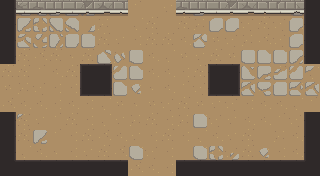

A 2D game scene composited from a Tiled map and its tileset images. What follows is a short description and the map's XML, with every tile layer's data as written:
An orthogonal 20x11 tile map with 16x16 px tiles, 6 tile layers (ground, dressing, decor, walls, ...), 3 tilesets and 12 objects (5x ENTRY, 5x ENEMY, 2x PROP).

<map version="1.10" tiledversion="1.10.2" orientation="orthogonal" renderorder="right-down" width="20" height="11" tilewidth="16" tileheight="16" infinite="0" nextlayerid="8" nextobjectid="13">
 <tileset firstgid="1" name="wall" tilewidth="16" tileheight="16" tilecount="176" columns="11">
  <image source="../../../gfx/tiles/crypt/walls_floor.png" width="176" height="256" />
 </tileset>
 <tileset firstgid="177" name="slabs" tilewidth="16" tileheight="16" tilecount="207" columns="9">
  <image source="../../../gfx/tiles/crypt/slabs.png" width="144" height="368" />
 </tileset>
 <tileset firstgid="384" name="objects" tilewidth="16" tileheight="16" tilecount="384" columns="24">
  <image source="../../../gfx/tiles/crypt/objects.png" width="384" height="256" />
 </tileset>
 <layer id="1" name="ground" width="20" height="11">
  <data encoding="csv">
358,333,359,347,344,352,162,157,161,162,164,164,347,159,156,151,152,159,330,333,
332,380,383,348,360,381,157,162,156,163,162,163,157,347,347,158,163,158,342,330,
352,362,363,366,337,339,163,164,160,163,163,159,353,152,158,157,151,158,347,381,
151,163,151,163,153,163,361,367,333,159,156,152,164,163,152,338,341,339,357,360,
163,163,161,159,163,153,374,368,341,159,159,160,163,151,163,375,349,376,368,372,
152,157,158,160,160,156,334,341,370,153,159,161,158,162,160,356,378,345,354,356,
151,159,159,160,159,160,156,152,153,152,158,163,152,164,158,160,159,159,156,161,
339,364,164,161,163,160,156,164,157,163,160,157,336,158,164,159,159,161,158,163,
158,163,380,161,160,163,151,159,164,160,163,160,156,159,164,163,162,157,159,163,
162,156,159,153,160,164,163,151,330,158,160,162,330,383,374,163,370,160,159,163,
151,153,158,157,151,151,375,164,151,159,160,162,332,359,355,161,158,152,164,163
</data>
 </layer>
 <layer id="2" name="dressing" width="20" height="11">
  <data encoding="csv">
0,0,0,0,0,0,0,0,0,0,0,0,0,0,0,0,0,0,0,0,
0,0,0,0,0,0,0,0,0,0,0,0,0,0,0,0,0,0,0,0,
0,0,0,0,0,0,0,0,0,0,0,0,0,0,0,0,0,0,0,0,
0,0,0,0,0,0,0,0,0,0,0,0,0,0,0,0,0,0,0,0,
0,0,0,0,0,0,0,0,0,0,0,0,0,0,0,0,0,0,0,0,
0,0,0,0,0,0,0,0,0,0,0,0,0,0,0,0,0,0,0,0,
0,0,0,0,0,0,0,0,0,0,0,0,0,0,0,0,0,0,0,0,
0,0,0,0,0,0,0,0,0,0,0,0,0,0,0,0,0,0,0,0,
0,0,0,0,0,0,0,0,0,0,0,0,0,0,0,0,0,0,0,0,
0,0,0,0,0,0,0,0,0,0,0,0,0,0,0,0,0,0,0,0,
0,0,0,0,0,0,0,0,0,0,0,0,0,0,0,0,0,0,0,0
</data>
 </layer>
 <layer id="3" name="decor" width="20" height="11">
  <data encoding="csv">
0,0,0,0,0,0,0,0,0,0,0,0,0,0,0,0,0,0,0,0,
0,0,0,0,0,0,0,0,0,0,0,0,0,0,0,0,0,0,0,0,
0,0,0,0,0,0,0,0,0,0,0,0,0,0,0,0,0,0,0,0,
0,0,0,0,0,0,0,0,0,0,0,0,0,0,0,0,0,0,0,0,
0,0,0,0,0,0,0,0,0,0,0,0,0,0,0,0,0,0,0,0,
0,0,0,0,0,0,0,0,0,0,0,0,0,0,0,0,0,0,0,0,
0,0,0,0,0,0,0,0,0,0,0,0,0,0,0,0,0,0,0,0,
0,0,0,0,0,0,0,0,0,0,0,0,0,0,0,0,0,0,0,0,
0,0,0,0,0,0,0,0,0,0,0,0,0,0,0,0,0,0,0,0,
0,0,0,0,0,0,0,0,0,0,0,0,0,0,0,0,0,0,0,0,
0,0,0,0,0,0,0,0,0,0,0,0,0,0,0,0,0,0,0,0
</data>
 </layer>
 <layer id="4" name="walls" width="20" height="11">
  <data encoding="csv">
123,196,197,198,199,200,201,202,0,0,0,197,198,199,200,201,202,203,195,125,
123,0,0,0,0,0,0,0,0,0,0,0,0,0,0,0,0,0,0,125,
123,0,0,0,0,0,0,0,0,0,0,0,0,0,0,0,0,0,0,125,
123,0,0,0,0,0,0,0,0,0,0,0,0,0,0,0,0,0,0,125,
0,0,0,0,0,0,0,0,0,0,0,0,0,0,0,0,0,0,0,0,
0,0,0,0,0,0,0,0,0,0,0,0,0,0,0,0,0,0,0,0,
0,0,0,0,0,0,0,0,0,0,0,0,0,0,0,0,0,0,0,0,
123,0,0,0,0,0,0,0,0,0,0,0,0,0,0,0,0,0,0,125,
123,0,0,0,0,0,0,0,0,0,0,0,0,0,0,0,0,0,0,125,
123,0,0,0,0,0,0,0,0,0,0,0,0,0,0,0,0,0,0,125,
134,135,135,135,135,135,135,135,0,0,0,135,135,135,135,135,135,135,135,136
</data>
 </layer>
 <layer id="5" name="props" width="20" height="11">
  <data encoding="csv">
0,0,0,0,0,0,0,0,0,0,0,0,0,0,0,0,0,0,0,0,
0,0,0,0,0,0,0,0,0,0,0,0,0,0,0,0,0,0,0,0,
0,0,0,0,0,0,0,0,0,0,0,0,0,0,0,0,0,0,0,0,
0,0,0,0,0,0,0,0,0,0,0,0,0,0,0,0,0,0,0,0,
0,0,0,0,0,126,127,0,0,0,0,0,0,126,127,0,0,0,0,0,
0,0,0,0,0,137,138,0,0,0,0,0,0,137,138,0,0,0,0,0,
0,0,0,0,0,0,0,0,0,0,0,0,0,0,0,0,0,0,0,0,
0,0,0,0,0,0,0,0,0,0,0,0,0,0,0,0,0,0,0,0,
0,0,0,0,0,0,0,0,0,0,0,0,0,0,0,0,0,0,0,0,
0,0,0,0,0,0,0,0,0,0,0,0,0,0,0,0,0,0,0,0,
0,0,0,0,0,0,0,0,0,0,0,0,0,0,0,0,0,0,0,0
</data>
 </layer>
 <layer id="6" name="overhead" width="20" height="11">
  <data encoding="csv">
0,0,0,0,0,0,0,0,0,0,0,0,0,0,0,0,0,0,0,0,
0,0,0,0,0,0,0,0,0,0,0,0,0,0,0,0,0,0,0,0,
0,0,0,0,0,0,0,0,0,0,0,0,0,0,0,0,0,0,0,0,
0,0,0,0,0,0,0,0,0,0,0,0,0,0,0,0,0,0,0,0,
0,0,0,0,0,0,0,0,0,0,0,0,0,0,0,0,0,0,0,0,
0,0,0,0,0,0,0,0,0,0,0,0,0,0,0,0,0,0,0,0,
0,0,0,0,0,0,0,0,0,0,0,0,0,0,0,0,0,0,0,0,
0,0,0,0,0,0,0,0,0,0,0,0,0,0,0,0,0,0,0,0,
0,0,0,0,0,0,0,0,0,0,0,0,0,0,0,0,0,0,0,0,
0,0,0,0,0,0,0,0,0,0,0,0,0,0,0,0,0,0,0,0,
0,0,0,0,0,0,0,0,0,0,0,0,0,0,0,0,0,0,0,0
</data>
 </layer>
 <objectgroup id="7" name="spawns">
  <object id="1" name="UP" type="ENTRY" x="152" y="24" />
  <object id="2" name="DOWN" type="ENTRY" x="152" y="152" />
  <object id="3" name="LEFT" type="ENTRY" x="24" y="88" />
  <object id="4" name="RIGHT" type="ENTRY" x="296" y="88" />
  <object id="5" name="" type="ENTRY" x="168" y="88" />
  <object id="6" name="" type="ENEMY" x="152" y="120" />
  <object id="7" name="" type="ENEMY" x="72" y="56" />
  <object id="8" name="" type="ENEMY" x="248" y="120" />
  <object id="9" name="" type="ENEMY" x="120" y="88" />
  <object id="10" name="" type="ENEMY" x="248" y="56" />
  <object id="11" name="torch" type="PROP" x="56" y="168" />
  <object id="12" name="torch" type="PROP" x="264" y="168" />
 </objectgroup>
</map>
